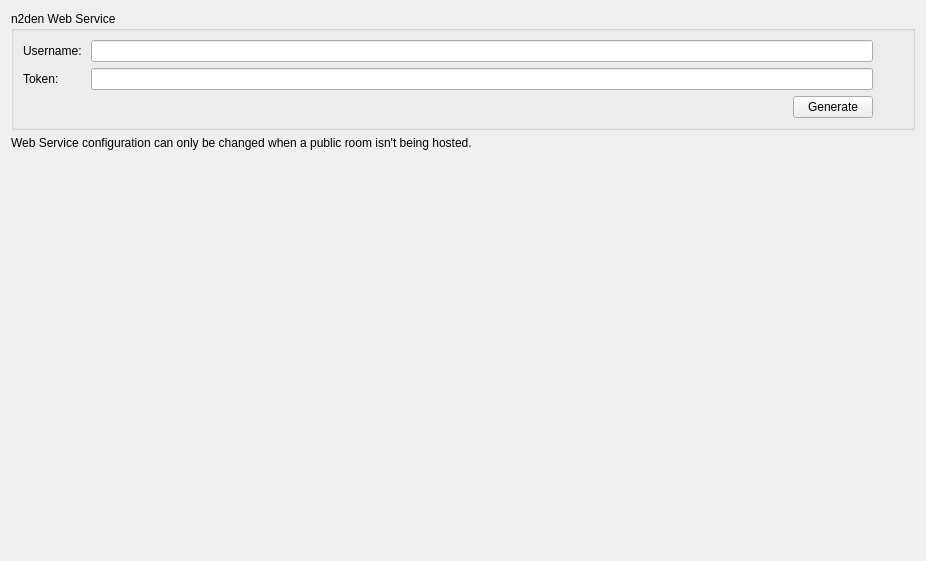
<?xml version="1.0" encoding="UTF-8"?>
<ui version="4.0">
 <class>ConfigureWeb</class>
 <widget class="QWidget" name="ConfigureWeb">
  <property name="geometry">
   <rect>
    <x>0</x>
    <y>0</y>
    <width>926</width>
    <height>561</height>
   </rect>
  </property>
  <property name="windowTitle">
   <string>Form</string>
  </property>
  <property name="accessibleName">
   <string>Web</string>
  </property>
  <layout class="QVBoxLayout" name="verticalLayout">
   <item>
    <layout class="QVBoxLayout" name="verticalLayout_3">
     <item>
      <widget class="QGroupBox" name="groupBoxWebConfig">
       <property name="title">
        <string>n2den Web Service</string>
       </property>
       <layout class="QVBoxLayout" name="verticalLayoutYuzuWebService">
        <item>
         <layout class="QGridLayout" name="gridLayoutYuzuUsername">
          <item row="1" column="0">
           <widget class="QLabel" name="label_token">
            <property name="text">
             <string>Token: </string>
            </property>
           </widget>
          </item>
          <item row="0" column="0">
           <widget class="QLabel" name="label_username">
            <property name="sizePolicy">
             <sizepolicy hsizetype="Fixed" vsizetype="Preferred">
              <horstretch>0</horstretch>
              <verstretch>0</verstretch>
             </sizepolicy>
            </property>
            <property name="text">
             <string>Username: </string>
            </property>
           </widget>
          </item>
          <item row="0" column="1" colspan="4">
           <widget class="QLineEdit" name="edit_username">
            <property name="maxLength">
             <number>20</number>
            </property>
            <property name="echoMode">
             <enum>QLineEdit::EchoMode::Normal</enum>
            </property>
           </widget>
          </item>
          <item row="1" column="5">
           <widget class="QLabel" name="label_token_verified">
            <property name="sizePolicy">
             <sizepolicy hsizetype="Fixed" vsizetype="Preferred">
              <horstretch>0</horstretch>
              <verstretch>0</verstretch>
             </sizepolicy>
            </property>
            <property name="minimumSize">
             <size>
              <width>24</width>
              <height>0</height>
             </size>
            </property>
           </widget>
          </item>
          <item row="1" column="1" colspan="4">
           <widget class="QLineEdit" name="edit_token">
            <property name="inputMethodHints">
             <set>Qt::InputMethodHint::ImhLowercaseOnly</set>
            </property>
            <property name="maxLength">
             <number>80</number>
            </property>
            <property name="echoMode">
             <enum>QLineEdit::EchoMode::Normal</enum>
            </property>
           </widget>
          </item>
          <item row="0" column="5">
           <widget class="QLabel" name="label_username_verified">
            <property name="text">
             <string/>
            </property>
           </widget>
          </item>
          <item row="2" column="4">
           <widget class="QPushButton" name="button_generate">
            <property name="sizePolicy">
             <sizepolicy hsizetype="Fixed" vsizetype="Fixed">
              <horstretch>0</horstretch>
              <verstretch>0</verstretch>
             </sizepolicy>
            </property>
            <property name="text">
             <string>Generate</string>
            </property>
           </widget>
          </item>
          <item row="2" column="1" colspan="3">
           <spacer name="horizontalSpacer">
            <property name="orientation">
             <enum>Qt::Orientation::Horizontal</enum>
            </property>
            <property name="sizeHint" stdset="0">
             <size>
              <width>40</width>
              <height>20</height>
             </size>
            </property>
           </spacer>
          </item>
         </layout>
        </item>
       </layout>
      </widget>
     </item>
     <item>
      <widget class="QLabel" name="label_disable_info">
       <property name="text">
        <string>Web Service configuration can only be changed when a public room isn't being hosted.</string>
       </property>
       <property name="wordWrap">
        <bool>true</bool>
       </property>
      </widget>
     </item>
    </layout>
   </item>
   <item>
    <spacer name="verticalSpacer">
     <property name="orientation">
      <enum>Qt::Orientation::Vertical</enum>
     </property>
     <property name="sizeHint" stdset="0">
      <size>
       <width>20</width>
       <height>40</height>
      </size>
     </property>
    </spacer>
   </item>
  </layout>
 </widget>
 <resources/>
 <connections/>
</ui>
